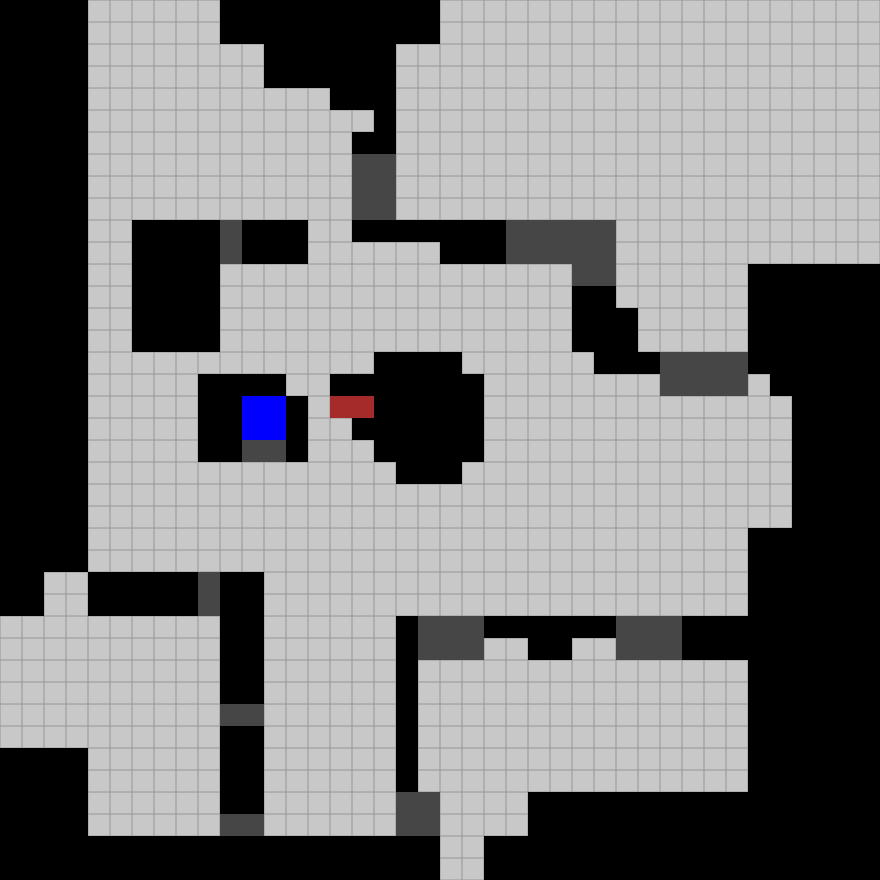
Frame 1 (no input)
Frame 60 (no input): identical to frame 1, image omitted
Frame 120 (the mouse pressed at the canvas centre since frame 60): identical to frame 1, image omitted

The p5.js sketch that drew this single still picture (run headless with seeded random() and noise() and a simulated clock; from frame 60 on, the mouse is pressed at the canvas centre):

// p5.js sketch
// ── sketch.js
let canvas;
let rows, cols;
let size;
let grid;

let currentTile, currentType, currentTier;
let wildB, vividB, primalB;
let t1, t2, t3, t4;
let seedB, collectorB, tankB, disperserB, pylonB, wireB;
let currentSelection, info;
let borderR;

let elements = [];
let showBorders = true;

let gridString = [
  "1111000000111111111100000000000000000000",
  "1111000000111111111100000000000000000000",
  "1111000000001111110000000000000000000000",
  "1111000000001111110000000000000000000000",
  "1111000000000001110000000000000000000000",
  "1111000000000000010000000000000000000000",
  "1111000000000000110000000000000000000000",
  "1111000000000000SS0000000000000000000000",
  "1111000000000000SS0000000000000000000000",
  "1111000000000000SS0000000000000000000000",
  "1111001111S111001111111SSSSS000000000000",
  "1111001111S111000000111SSSSS000000000000",
  "11110011110000000000000000SS000000111111",
  "1111001111000000000000000011000000111111",
  "1111001111000000000000000011100000111111",
  "1111001111000000000000000011100000111111",
  "111100000000000001111000000111SSSS111111",
  "111100000111100111111100000000SSSS011111",
  "11110000011WW10CC11111000000000000001111",
  "11110000011WW100111111000000000000001111",
  "11110000011SS100011111000000000000001111",
  "1111000000000000001110000000000000001111",
  "1111000000000000000000000000000000001111",
  "1111000000000000000000000000000000001111",
  "1111000000000000000000000000000000111111",
  "1111000000000000000000000000000000111111",
  "110011111S110000000000000000000000111111",
  "110011111S110000000000000000000000111111",
  "0000000000110000001SSS111111SSS111111111",
  "0000000000110000001SSS001100SSS111111111",
  "0000000000110000001000000000000000111111",
  "0000000000110000001000000000000000111111",
  "0000000000SS0000001000000000000000111111",
  "0000000000110000001000000000000000111111",
  "1111000000110000001000000000000000111111",
  "1111000000110000001000000000000000111111",
  "111100000011000000SS00001111111111111111",
  "1111000000SS000000SS00001111111111111111",
  "1111111111111111111100111111111111111111",
  "1111111111111111111100111111111111111111"]

function setup() {
  rows = 40;
  cols = 40;
  size = 22;
  let h = size * rows;
  currentTile = SEED;
  currentType = WILD;
  currentTier = 1;
  canvas = createCanvas(h, h);

  wildB = createButton("WILD").mousePressed(() => { currentType = WILD });
  vividB = createButton("VIVID").mousePressed(() => { currentType = VIVID });
  primalB = createButton("PRIMAL").mousePressed(() => { currentType = PRIMAL });

  seedB = createButton("SEED").mousePressed(() => { currentTile = SEED });
  collectorB = createButton("COLLECTOR").mousePressed(() => { currentTile = COLLECTOR });
  tankB = createButton("TANK").mousePressed(() => { currentTile = TANK });
  disperserB = createButton("DISPERSER").mousePressed(() => { currentTile = DISPERSER });
  pylonB = createButton("PYLON").mousePressed(() => { currentTile = PYLON });
  wireB = createButton("WIRE").mousePressed(() => { currentTile = WIRE });

  t1 = createButton("1").mousePressed(() => { currentTier = 1 });
  t2 = createButton("2").mousePressed(() => { currentTier = 2 });
  t3 = createButton("3").mousePressed(() => { currentTier = 3 });
  t4 = createButton("4").mousePressed(() => { currentTier = 4 });

  borderR = createCheckbox('Show Borders', true);
  borderR.changed(() => { showBorders = !showBorders });

  currentSelection = createElement('h2', currentType + '<br>' + currentTile + '<br>' + currentTier);
  info = createElement('h3', 'Pylons can be connected<br>if within a 4 block square<br>radius of each other.');

  makeGrid();
  updateButtons();
  frameRate(60);
}

// Redraws Background Grid
function makeGrid() {
  background(200);
  stroke(150);
  strokeWeight(1);
  for (let i = 0; i <= rows; i++) {
    line(0, i * size, width, i * size);
  }
  for (let i = 0; i <= cols; i++) {
    line(i * size, 0, i * size, height);
  }

  noStroke();
  grid = [];
  for (let i = 0; i < gridString.length; i++) {
    grid[i] = [];
    r = gridString[i].split('');
    for (let j = 0; j < r.length; j++) {
      grid[i][j] = r[j];
      if (r[j] != '0') {
        if (r[j] == '1') {
          fill(0);
        } else if (r[j] == 'W') {
          fill('blue');
        } else if (r[j] == 'C') {
          fill('brown');
        } else if (r[j] == 'S') {
          fill(70);
        }
        rect(j * size, i * size, size, size);
      }
    }
  }
}

// Main "Game" Loop, occurs 60 times a second
function draw() {
  updateButtons();

  makeGrid();

  borderR.position(canvas.position().x + width, size * 10);
  currentSelection.position(canvas.position().x + width, height / 4);
  info.position(canvas.position().x + width, height / 2.5);

  currentSelection.html(currentType + '<br>' + currentTile + '<br>' + currentTier);
  info.html('Pylons can be connected<br>if within a 4 block square<br>radius of each other.');

  elements.forEach(e => { e.show() });
  if (showBorders)
    drawBorders();

  let gridX = Math.floor(mouseX / size);
  let gridY = Math.floor(mouseY / size);

  if (checkPos(gridX, gridY)) {
    drawPreview(gridX, gridY, currentTile, currentType, currentTier);
  }
}

// Update position of buttons
// Used mainly for when window size changes
function updateButtons() {
  let canvasX = canvas.position().x;

  wildB.size(100, size);
  vividB.size(100, size);
  primalB.size(100, size);

  t1.size(size, size);
  t2.size(size, size);
  t3.size(size, size);
  t4.size(size, size);

  seedB.size(100, size);
  collectorB.size(100, size);
  tankB.size(100, size);
  disperserB.size(100, size);
  pylonB.size(100, size);
  wireB.size(100, size);

  wildB.position(canvasX + width, 0);
  vividB.position(canvasX + width, size);
  primalB.position(canvasX + width, size * 2);

  t1.position(canvasX + width + 100, 0);
  t2.position(canvasX + width + 100 + size, 0);
  t3.position(canvasX + width + 100, size);
  t4.position(canvasX + width + 100 + size, size);

  seedB.position(canvasX + width, size * 4);
  collectorB.position(canvasX + width, size * 5);
  tankB.position(canvasX + width, size * 6);
  disperserB.position(canvasX + width, size * 7);
  pylonB.position(canvasX + width, size * 8);
  wireB.position(canvasX + width, size * 9);
}

// Check if position is valid in the grid
function checkPos(x, y) {
  return x >= 0 && x < grid.length
    && y >= 0 && y < grid[0].length;
}

// Check if position is valid to palce a tile
function canPlace(x, y, tile) {
  return tile == WIRE
    || (grid[y][x] != '1'
      && grid[y][x] != 'W'
      && grid[y][x] != 'C'
      && grid[y][x] != 'S');
}

// Place a tile at x,y in the grid
function placeTile(x, y, tile, type, tier = 1) {
  if (checkPos(x, y) && canPlace(x, y, tile)) {
    let found = false;
    elements.forEach(e => { if (e.x == x && e.y == y) found = true });
    if (found) removeTile(x, y);
    switch (tile) {
      case SEED:
        switch (type) {
          case WILD: elements.push(Seed(x, y, size, WILD, tier)); break;
          case VIVID: elements.push(Seed(x, y, size, VIVID, tier)); break;
          case PRIMAL: elements.push(Seed(x, y, size, PRIMAL, tier)); break;
        }
        break;
      case COLLECTOR:
        switch (type) {
          case WILD: elements.push(Collector(x, y, size, WILD)); break;
          case VIVID: elements.push(Collector(x, y, size, VIVID)); break;
          case PRIMAL: elements.push(Collector(x, y, size, PRIMAL)); break;
        }
        break;
      case TANK:
        switch (type) {
          case WILD: elements.push(Tank(x, y, size, WILD)); break;
          case VIVID: elements.push(Tank(x, y, size, VIVID)); break;
          case PRIMAL: elements.push(Tank(x, y, size, PRIMAL)); break;
        }
        break;
      case DISPERSER:
        switch (type) {
          case WILD: elements.push(Disperser(x, y, size, WILD)); break;
          case VIVID: elements.push(Disperser(x, y, size, VIVID)); break;
          case PRIMAL: elements.push(Disperser(x, y, size, PRIMAL)); break;
        }
        break;
      case PYLON:
        switch (type) {
          case WILD: elements.push(Pylon(x, y, size, WILD)); break;
          case VIVID: elements.push(Pylon(x, y, size, VIVID)); break;
          case PRIMAL: elements.push(Pylon(x, y, size, PRIMAL)); break;
        }
        break;
      case WIRE:
        switch (type) {
          case WILD: elements.push(Wire(x, y, size, WILD)); break;
          case VIVID: elements.push(Wire(x, y, size, VIVID)); break;
          case PRIMAL: elements.push(Wire(x, y, size, PRIMAL)); break;
        }
    }
    elements[elements.length - 1].show();
  }
}

// Remove a tile at x,y in the grid
function removeTile(x, y) {
  for (let i = 0; i < elements.length; i++) {
    let eX = elements[i].x;
    let eY = elements[i].y;
    if (eX == x && eY == y) {
      makeGrid();
      elements.splice(i, 1);
      break;
    }
  }
  elements.forEach(e => { e.show() });
}

// Draw a border at x,y
// Used for Collectors and Dispersers
function drawBorder(x, y, color, size) {
  push();

  stroke(color);
  strokeWeight(1);
  noFill();
  rect((x - 2) * size, (y - 2) * size, size * 5, size * 5);

  pop();
}

// Draw all borders of current elements
function drawBorders() {
  elements.forEach(e => {
    if (e.letter == 'C' || e.letter == 'D') {
      drawBorder(e.x, e.y, e.color, size);
    }
  });
}

// Draw the preview of the currently selected tile
function drawPreview(x, y, tile, type, tier = 1) {
  if (checkPos(x, y) && canPlace(x, y, tile)) {
    let p;
    switch (tile) {
      case SEED:
        switch (type) {
          case WILD: p = Seed(x, y, size, WILD, tier); break;
          case VIVID: p = Seed(x, y, size, VIVID, tier); break;
          case PRIMAL: p = Seed(x, y, size, PRIMAL, tier); break;
        }
        break;
      case COLLECTOR:
        switch (type) {
          case WILD: p = Collector(x, y, size, WILD); break;
          case VIVID: p = Collector(x, y, size, VIVID); break;
          case PRIMAL: p = Collector(x, y, size, PRIMAL); break;
        }
        break;
      case TANK:
        switch (type) {
          case WILD: p = Tank(x, y, size, WILD); break;
          case VIVID: p = Tank(x, y, size, VIVID); break;
          case PRIMAL: p = Tank(x, y, size, PRIMAL); break;
        }
        break;
      case DISPERSER:
        switch (type) {
          case WILD: p = Disperser(x, y, size, WILD); break;
          case VIVID: p = Disperser(x, y, size, VIVID); break;
          case PRIMAL: p = Disperser(x, y, size, PRIMAL); break;
        }
        break;
      case PYLON:
        switch (type) {
          case WILD: p = Pylon(x, y, size, WILD); break;
          case VIVID: p = Pylon(x, y, size, VIVID); break;
          case PRIMAL: p = Pylon(x, y, size, PRIMAL); break;
        }
        break;
      case WIRE:
        switch (type) {
          case WILD: p = Wire(x, y, size, WILD); break;
          case VIVID: p = Wire(x, y, size, VIVID); break;
          case PRIMAL: p = Wire(x, y, size, PRIMAL); break;
        }
    }
    p.show();
    if (showBorders && p != null && (tile == COLLECTOR || tile == DISPERSER)) {
      drawBorder(x, y, p.color, size);
    }
  }
}

// Add/Remove tile when mouse click
function mousePressed(event) {
  let gridX = Math.floor(mouseX / size);
  let gridY = Math.floor(mouseY / size);

  // console.log(event);

  if (event.ctrlKey) {
    removeTile(gridX, gridY);
  } else if (event.button == 0) {
    placeTile(gridX, gridY, currentTile, currentType, currentTier);
  }
  return false;
}

// Lazy handling
function mouseDragged(event) {
  mousePressed(event);
}
// ── tile.js
const WILD = "WILD";
const VIVID = "VIVID";
const PRIMAL = "PRIMAL";

const SEED = "SEED";
const COLLECTOR = "COLLECTOR";
const TANK = "TANK";
const DISPERSER = "DISPERSER";
const PYLON = "PYLON";
const WIRE = "WIRE";

let WILD_COLOR = 'purple';
let VIVID_COLOR = 'yellow';
let PRIMAL_COLOR = 'cyan';

function Seed(x, y, size, type, tier) {
    switch (type) {
        case WILD: return new Tile(x, y, size, WILD_COLOR, '' + tier); break;
        case VIVID: return new Tile(x, y, size, VIVID_COLOR, '' + tier); break;
        case PRIMAL: return new Tile(x, y, size, PRIMAL_COLOR, '' + tier); break;
    }
}

function Collector(x, y, size, type) {
    switch (type) {
        case WILD: return new Tile(x, y, size, WILD_COLOR, 'C'); break;
        case VIVID: return new Tile(x, y, size, VIVID_COLOR, 'C'); break;
        case PRIMAL: return new Tile(x, y, size, PRIMAL_COLOR, 'C'); break;
    }
}

function Tank(x, y, size, type) {
    switch (type) {
        case WILD: return new Tile(x, y, size, WILD_COLOR, 'T'); break;
        case VIVID: return new Tile(x, y, size, VIVID_COLOR, 'T'); break;
        case PRIMAL: return new Tile(x, y, size, PRIMAL_COLOR, 'T'); break;
    }
}

function Disperser(x, y, size, type) {
    switch (type) {
        case WILD: return new Tile(x, y, size, WILD_COLOR, 'D'); break;
        case VIVID: return new Tile(x, y, size, VIVID_COLOR, 'D'); break;
        case PRIMAL: return new Tile(x, y, size, PRIMAL_COLOR, 'D'); break;
    }
}

function Pylon(x, y, size, type) {
    switch (type) {
        case WILD: return new Tile(x, y, size, WILD_COLOR, 'P'); break;
        case VIVID: return new Tile(x, y, size, VIVID_COLOR, 'P'); break;
        case PRIMAL: return new Tile(x, y, size, PRIMAL_COLOR, 'P'); break;
    }
}

function Wire(x, y, size, type) {
    switch (type) {
        case WILD: return new Tile(x, y, size, WILD_COLOR, ''); break;
        case VIVID: return new Tile(x, y, size, VIVID_COLOR, ''); break;
        case PRIMAL: return new Tile(x, y, size, PRIMAL_COLOR, ''); break;
    }
}

class Tile {
    constructor(x, y, size, color, letter) {
        this.x = x;
        this.y = y;
        this.size = size;
        this.color = color;
        this.letter = letter;
    }

    show() {
        push();

        fill(this.color);
        rect(this.x * this.size, this.y * this.size, this.size, this.size);

        fill(255);
        stroke(0);
        strokeWeight(2);
        textAlign(CENTER, CENTER);
        textSize(this.size);

        text(this.letter, this.x * this.size + this.size / 10, this.y * this.size + this.size / 10, this.size, this.size);

        pop();
    }
}
